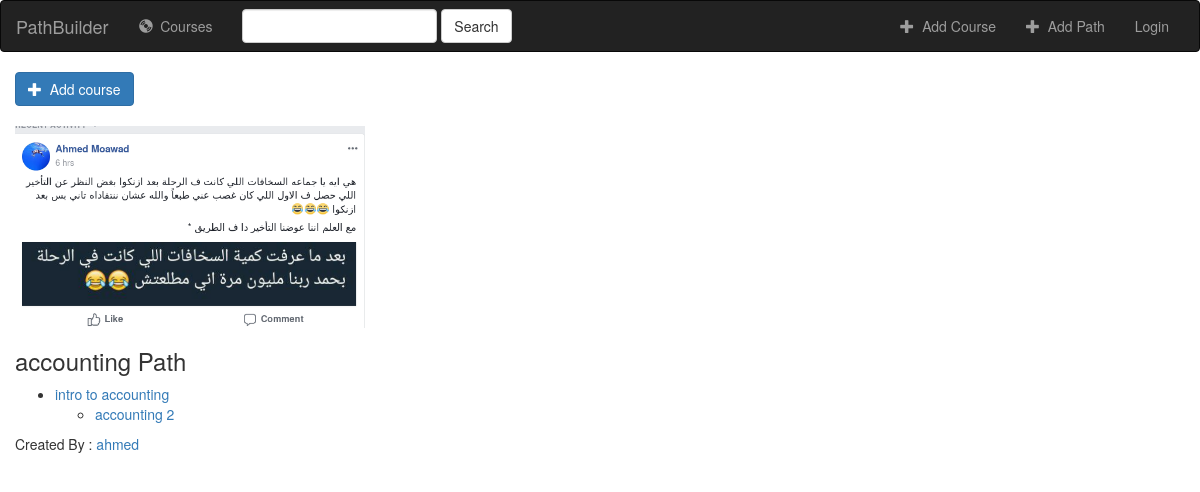
The app's page /paths/accounting/, older data.
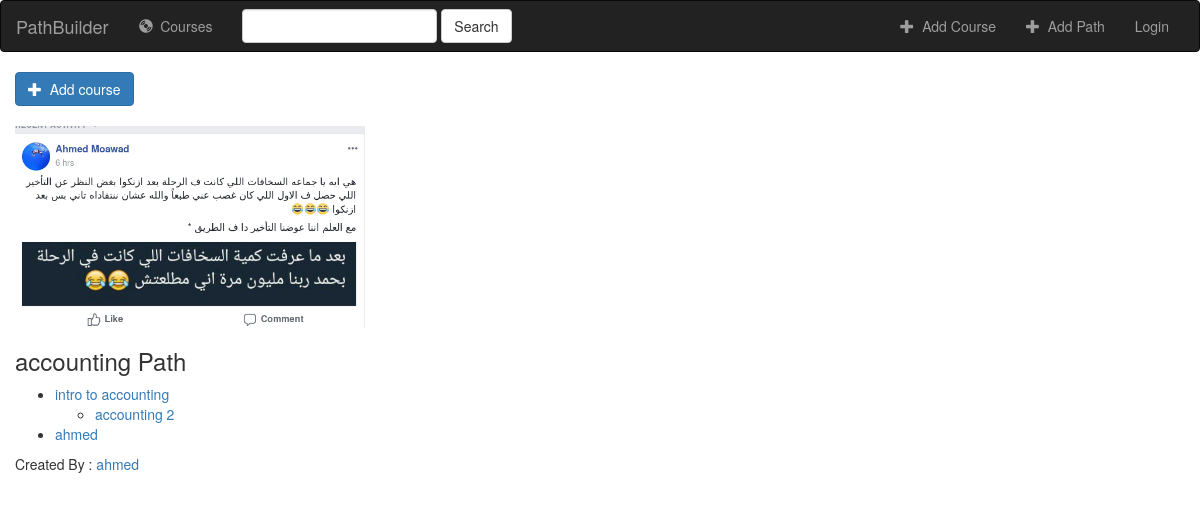
The same page, newer data.
### paths/models.py (models this page shows, shortened)
class Course(models.Model):
    name = models.CharField(max_length=200, blank=False)
    slug = models.SlugField(max_length=200 , unique=True,null=False,blank=False)
    description = models.CharField(max_length=500)
    depend_on = models.ManyToManyField('self',related_name="above", blank=True,symmetrical=False)
    path = models.ForeignKey('Path', on_delete=models.CASCADE)
    creator = models.ForeignKey(User, on_delete=models.SET_NULL, null=True, blank=True)
    added = models.DateTimeField(auto_now_add=True)
    updated = models.DateTimeField(auto_now=True)
    photo = models.ImageField(default= dummyimage ,blank= True,upload_to=get_directory)
    access_counter = models.IntegerField(default=0, verbose_name="Access Counts")
    class Meta:
        permissions = (("can_mark_returned", "Set book as returned"),)
        ordering = ["-access_counter"]
    def get_absolute_url(self):
        return reverse('paths:show_course',args=[str(self.slug)])

### paths/views/path.py (the view)
# urls.py: path('<slug:slug>/', pathV.PathDetailView.as_view(), name='show_path'),
class PathDetailView(generic.DetailView):
    model = Path
    def get_context_data(self,**kwargs):
        object = self.get_object()
        object.access_counter +=1
        object.save()
        context = super().get_context_data(**kwargs)
        context['courses'] = self.get_object().base.above.all()
        return context

### paths/models.py (called while the page is built, shortened)
    def save(self, *args, **kwargs):
        if self.photo == '':
            self.photo = dummyimage
        created = self.pk is None
        super().save(*args, **kwargs)  # Call the "real" save() method.
        super().save(*args, **kwargs)  # Call the "real" save() method.

### paths/templates/paths/path_detail.html (shortened to what this page needs)
{% extends 'base.html' %}
{% block content %}
<div class="container-fluid songs-container">
    <div class="row">
      <div class="col-sm-12">
        <a href="{% url 'paths:course_for_path' path.slug %}" class="btn btn-primary">
            <span class="glyphicon glyphicon-plus" aria-hidden="true"></span>&nbsp; Add course
        </a>
        <br>
        <br>
      </div>
    </div>
    <div class="row">
        <div class="col-sm-12">
            <img class="img-responsive" src="{{ path.photo.url }}" alt="Card image cap" width="350" height="200">
          <h3>{{path.name}} Path</h3>
          {% include 'paths/courses_tree.html' %}
          <p>Created By : <a href="{{path.creator.get_absolute_url}}">{{path.creator}}</a></p>
        </div>
    </div>
</div>
{% endblock %}

### paths/templates/paths/courses_tree.html
<ul>
  {% for course in courses %}
    <li><a href="{{ course.get_absolute_url }}">{{ course.name }}</a></li>
    {% if course.above.all %}
      {% with course.above.all as courses %}
        {% include 'paths/courses_tree.html' %}
      {% endwith %}
    {% endif %}
  {% endfor %}
</ul>

Row changes from the older to the newer data that the page shows:
added Course: name "ahmed", shown under "accounting Path"
